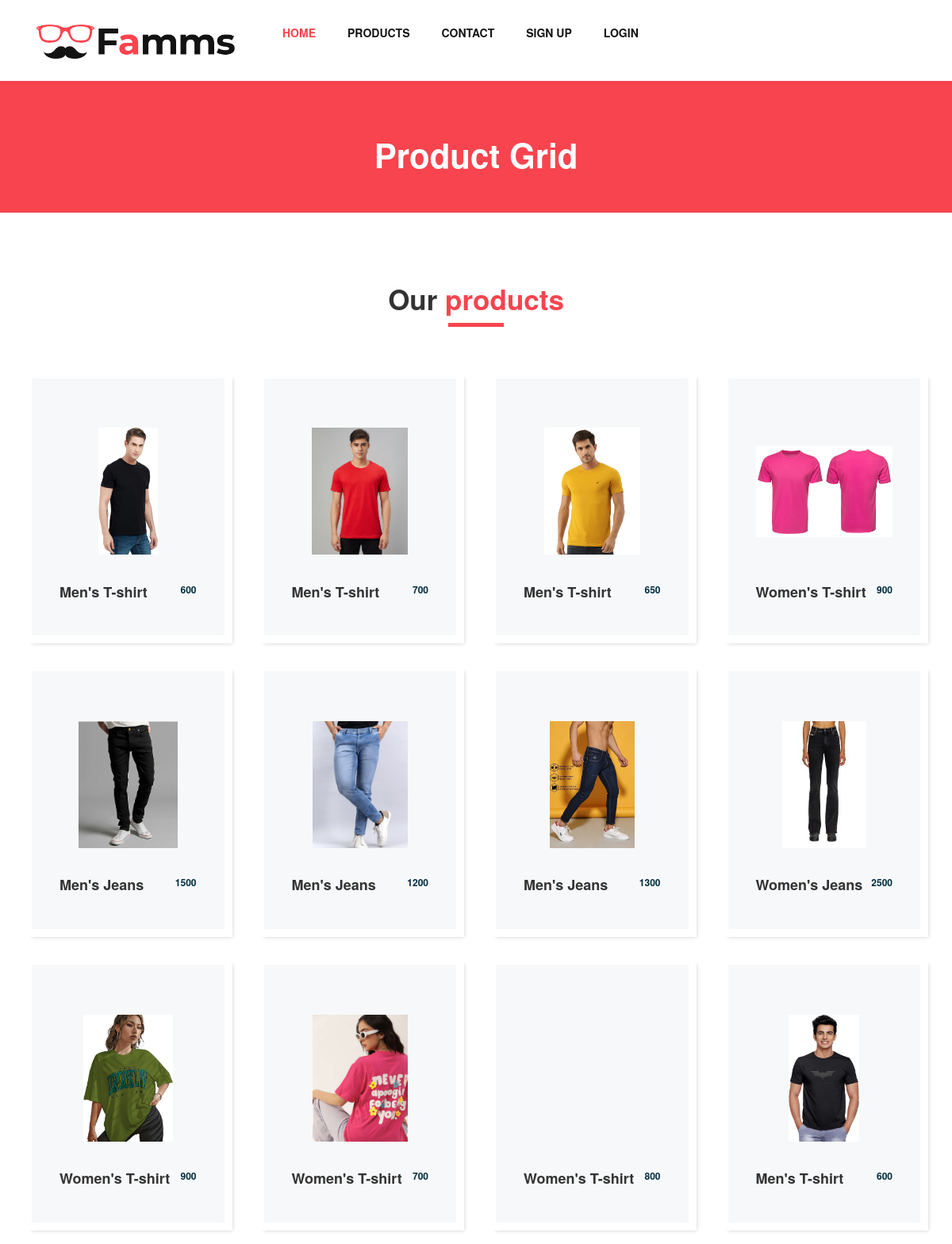
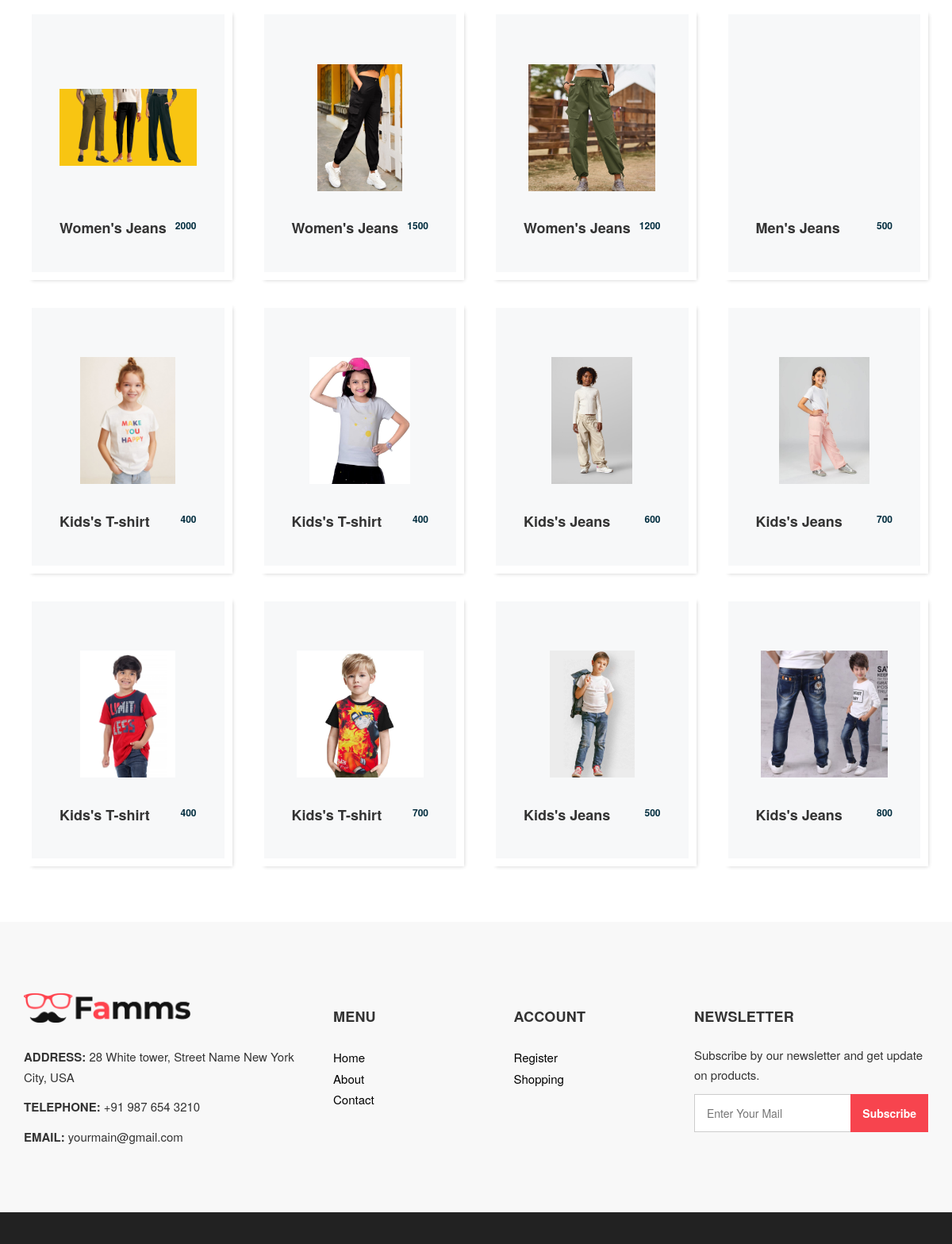
The app's page /product/ with its own data (2 pictures, top to bottom).
### myapp/models.py (models this page shows, shortened)
class Product(models.Model):
	category=(
			("Men","Men"),
			("Women","Women"),
			("Kids","Kids"),
		)
	sub_category=(
			("Jeans","Jeans"),
			("T-shirt","T-shirt"),
			("Shirts","Shirts"),
		)
	seller=models.ForeignKey(User,on_delete=models.CASCADE)
	product_category=models.CharField(max_length=100,choices=category)
	product_sub_category=models.CharField(max_length=100,choices=sub_category)
	product_name=models.CharField(max_length=100)
	product_price=models.PositiveIntegerField()
	product_image=models.ImageField(upload_to="product_image/")
	product_desc=models.TextField()

### myapp/views.py (the view)
# urls.py: path('product/',views.product,name='product'),
def product(request):
	products=Product.objects.all()
	return render(request,'product.html',{'products':products})

### myapp/templates/product.html (shortened to what this page needs)
{% extends 'header.html' %}
{% load static %}
{% block content %}
<!DOCTYPE html>
<html>
   <head>
   </head>
   <body class="sub_page">
      <section class="inner_page_head">
         <div class="container_fuild">
            <div class="row">
               <div class="col-md-12">
                  <div class="full">
                     <h3>Product Grid</h3>
                  </div>
               </div>
            </div>
         </div>
      </section>
      <section class="product_section layout_padding">
         <div class="container">
            <div class="heading_container heading_center">
               <h2>
                  Our <span>products</span>
               </h2>
            </div>
            <div class="row">
               {% for i in products %}
               <div class="col-sm-6 col-md-4 col-lg-3">
                  <div class="box">
                     <div class="img-box">
                        <img src="{{i.product_image.url}}" alt="">
                     </div>
                     <div class="detail-box">
                        <h5>
                           {{i.product_category}}'s {{i.product_sub_category}}
                        </h5>
                        <h6>
                           {{i.product_price}}
                        </h6>
                     </div>
                  </div>
               </div>
               {% endfor %}
            </div>
         </div>
      </section>
   </body>
</html>
{% endblock %}

### myapp/templates/header.html (shortened to what this page needs)
{% load static %}
<!DOCTYPE html>
<html>
   <head>
      <link rel="stylesheet" type="text/css" href="{% static 'css/bootstrap.css' %}" />
      <link href="{% static 'css/font-awesome.min.css' %}" rel="stylesheet" />
      <link href="{% static 'css/style.css' %}" rel="stylesheet" />
      <link href="{% static 'css/responsive.css' %}" rel="stylesheet" />
      <link rel="stylesheet" href="https://maxcdn.bootstrapcdn.com/bootstrap/3.3.7/css/bootstrap.min.css">
   </head>
   <body>
         <header class="header_section">
            <div class="container">
               <nav class="navbar navbar-expand-lg custom_nav-container ">
                  <a class="navbar-brand" href="index.html"><img width="250" src="{% static 'images/logo.png' %}" alt="#" /></a>
                  <div class="collapse navbar-collapse" id="navbarSupportedContent">
                     <ul class="navbar-nav">
                        <li class="nav-item active">
                           <a class="nav-link" href="/">Home <span class="sr-only">(current)</span></a>
                        </li>
                        <li class="nav-item">
                           <a class="nav-link" href="{% url 'product' %}">Products</a>
                        </li>
                        <li class="nav-item">
                           <a class="nav-link" href="{% url 'contact' %}">Contact</a>
                        </li>
                        {% if request.session.email %}
                           <li class="nav-item">
                              <a class="nav-link" href="{% url 'logout' %}">Logout({{request.session.fname}})</a>
                           </li>
                           <li class="nav-item">
                              <a class="nav-link" href="{% url 'profile' %}"><img src="{{request.session.profile_picture}}" style="width: 50px; height: 50px;border-radius: 50%;"></a>
                           </li>
                        {% else %}
                           <li class="nav-item">
                              <a class="nav-link" href="{% url 'signup' %}">Sign Up</a>
                           </li>
                           <li class="nav-item">
                              <a class="nav-link" href="{% url 'login' %}">Login</a>
                           </li>
                        {% endif %}
                     </ul>
                  </div>
               </nav>
            </div>
         </header>
      {% block content %}
      {% endblock %}
      <footer>
         <div class="container">
            <div class="row">
               <div class="col-md-4">
                   <div class="full">
                      <div class="logo_footer">
                        <a href="#"><img width="210" src="{% static 'images/logo.png' %}" alt="#" /></a>
                      </div>
                      <div class="information_f">
                        <p><strong>ADDRESS:</strong> 28 White tower, Street Name New York City, USA</p>
                        <p><strong>TELEPHONE:</strong> +91 987 654 3210</p>
                        <p><strong>EMAIL:</strong> yourmain@gmail.com</p>
                      </div>
                   </div>
               </div>
               <div class="col-md-8">
                  <div class="row">
                  <div class="col-md-7">
                     <div class="row">
                        <div class="col-md-6">
                     <div class="widget_menu">
                        <h3>Menu</h3>
                        <ul>
                           <li><a href="{% url 'index' %}">Home</a></li>
                           <li><a href="{% url 'about' %}">About</a></li>
                           <li><a href="{% url 'contact' %}">Contact</a></li>
                        </ul>
                     </div>
                  </div>
                  <div class="col-md-6">
                     <div class="widget_menu">
                        <h3>Account</h3>
                        <ul>
                              <li><a href="{% url 'signup' %}">Register</a></li>
                              <li><a href="{% url 'product' %}">Shopping</a></li>
                        </ul>
                     </div>
                  </div>
                     </div>
                  </div>
                  <div class="col-md-5">
                     <div class="widget_menu">
                        <h3>Newsletter</h3>
                        <div class="information_f">
                          <p>Subscribe by our newsletter and get update on products.</p>
                        </div>
                        <div class="form_sub">
                           <form>
                              <fieldset>
                                 <div class="field">
                                    <input type="email" placeholder="Enter Your Mail" name="email" />
                                    <input type="submit" value="Subscribe" />
                                 </div>
                              </fieldset>
                           </form>
                        </div>
                     </div>
                  </div>
                  </div>
               </div>
            </div>
         </div>
      </footer>
      <div class="cpy_">
      </div>
   </body>
</html>

### myapp/static/css/style.css (style rules this page uses)
* { box-sizing: border-box; }
body { font-family: 'Montserrat', sans-serif; color: #0c0c0c; background-color: #ffffff; overflow-x: hidden; }
.layout_padding { padding: 70px 0; }
h1, h2 { font-family: 'Playfair Display', serif; }
.heading_container { display: -webkit-box; display: -ms-flexbox; display: flex; -webkit-box-orient: vertical; -webkit-box-direction: normal; -ms-flex-direction: column; flex-direction: column; -webkit-box-align: start; -ms-flex-align: start; align-items: flex-start; }
.heading_container h2 { position: relative; margin-bottom: 0; font-size: 3.5rem; font-weight: bold; }
.heading_container h2::after { content: ""; display: block; width: 70px; height: 5px; background: #f7444e; margin: 10px auto 10px; }
.heading_container h2 span { color: #f7444e; }
.heading_container.heading_center { -webkit-box-align: center; -ms-flex-align: center; align-items: center; text-align: center; }
a, a:hover, a:focus { text-decoration: none; }
.header_section { padding: 15px 0; }
.navbar-brand { font-family: 'Playfair Display', serif; }
.custom_nav-container { padding: 0; }
.custom_nav-container .navbar-nav { margin-left: auto; }
.custom_nav-container .navbar-nav .nav-item .nav-link { padding: 5px 20px; color: #131313; text-align: center; text-transform: uppercase; border-radius: 5px; -webkit-transition: all 0.3s; transition: all 0.3s; font-weight: 700; }
.custom_nav-container .navbar-nav .nav-item:hover .nav-link, .custom_nav-container .navbar-nav .nav-item.active .nav-link { color: #f7444e; }
.product_section .heading_container { margin-bottom: 20px; }
.product_section .box { position: relative; margin-top: 25px; padding: 35px 35px; background-color: #f7f8f9; -webkit-transition: all .3s; transition: all .3s; overflow: hidden; box-shadow: 5px 5px 5px -5px rgba(0,0,0,.2); border: solid #fff 10px; }
.product_section .box .img-box { display: -webkit-box; display: -ms-flexbox; display: flex; -webkit-box-pack: center; -ms-flex-pack: center; justify-content: center; -webkit-box-align: center; -ms-flex-align: center; align-items: center; height: 215px; }
.product_section .box .img-box img { max-width: 100%; max-height: 160px; -webkit-transition: all .3s; transition: all .3s; }
.product_section .box .detail-box { text-align: center; display: -webkit-box; display: -ms-flexbox; display: flex; -webkit-box-pack: justify; -ms-flex-pack: justify; justify-content: space-between; }
.product_section .box .detail-box h5 { font-size: 18px; margin-top: 10px; }
.product_section .box .detail-box h6 { margin-top: 10px; color: #002c3e; font-weight: 600; }
.detail-box h5 { font-size: 21px; font-weight: 700; }
.inner_page_head { background: #f7444e; text-align: center; color: #fff; padding-top: 50px; padding-bottom: 40px; }
.inner_page_head h3 { font-size: 42px; font-weight: 800; }
footer { background: #f8f8f8; padding: 90px 0 70px; }
.logo_footer { margin-bottom: 30px; }
.information_f p { margin-bottom: 1.2rem; line-height: 25px; font-size: 15px; }
.widget_menu h3 { font-size: 18px; font-weight: 700; text-transform: uppercase; letter-spacing: 0.2px; margin-bottom: 25px; }
.widget_menu ul { list-style: none; padding: 0; margin: 0; }
.widget_menu ul li { float: left; width: 100%; }
.widget_menu ul li a { font-size: 15px; color: #000; margin-bottom: 0; float: left; width: 100%; margin-top: 5px; }
.field { display: flex; }
.widget_menu { float: left; width: 100%; }
div.form_sub .field input[type="email"], div.form_sub .field input[type="email"]:hover, div.form_sub .field input[type="email"]:focus { padding: 10px 110px 10px 15px; border-radius: 0; border: solid #ccc 1px; font-size: 14px; position: relative; box-shadow: none; width: 100%; height: 48px; }
.form_sub { position: relative; }
.form_sub input[type="email"] + input[type="submit"] { position: absolute; right: 0; background: #f7444e; color: #fff; border: none; top: 0px; font-size: 14px; height: 48px; font-weight: 600; padding: 0 15px; }
form input,select { background: #fff; border: solid #ccc 1px; padding: 15px 15px; width: 100%; font-size: 14px; margin-bottom: 20px; text-transform: capitalize; line-height: normal; }
form input[type="submit"] { border: none; padding: 15px 45px; width: auto; font-size: 16px; text-transform: capitalize; line-height: normal; margin: 0 auto; display: flex; background: #333; color: #fff; font-weight: 600; transition: ease all 0.1s; }
.cpy_ { background: #222; text-align: center; padding: 20px 0; }

### myapp/static/css/responsive.css (style rules this page uses)
@media (min-width: 1200px) { .container { max-width: 1170px; } }

### records on screen
Product: product_image (picture), product_category "Men", product_sub_category "T-shirt", product_price "600"
Product: product_image (picture), product_category "Men", product_sub_category "T-shirt", product_price "700"
Product: product_image (picture), product_category "Men", product_sub_category "T-shirt", product_price "650"
Product: product_image (picture), product_category "Women", product_sub_category "T-shirt", product_price "900"
Product: product_image (picture), product_category "Men", product_sub_category "Jeans", product_price "1500"
Product: product_image (picture), product_category "Men", product_sub_category "Jeans", product_price "1200"
Product: product_image (picture), product_category "Men", product_sub_category "Jeans", product_price "1300"
Product: product_image (picture), product_category "Women", product_sub_category "Jeans", product_price "2500"
Product: product_image (picture), product_category "Women", product_sub_category "T-shirt", product_price "900"
Product: product_image (picture), product_category "Women", product_sub_category "T-shirt", product_price "700"
Product: product_category "Women", product_sub_category "T-shirt", product_price "800"
Product: product_image (picture), product_category "Men", product_sub_category "T-shirt", product_price "600"
Product: product_image (picture), product_category "Women", product_sub_category "Jeans", product_price "2000"
Product: product_image (picture), product_category "Women", product_sub_category "Jeans", product_price "1500"
Product: product_image (picture), product_category "Women", product_sub_category "Jeans", product_price "1200"
Product: product_category "Men", product_sub_category "Jeans", product_price "500"
Product: product_image (picture), product_category "Kids", product_sub_category "T-shirt", product_price "400"
Product: product_image (picture), product_category "Kids", product_sub_category "T-shirt", product_price "400"
Product: product_image (picture), product_category "Kids", product_sub_category "Jeans", product_price "600"
Product: product_image (picture), product_category "Kids", product_sub_category "Jeans", product_price "700"
Product: product_image (picture), product_category "Kids", product_sub_category "T-shirt", product_price "400"
Product: product_image (picture), product_category "Kids", product_sub_category "T-shirt", product_price "700"
Product: product_image (picture), product_category "Kids", product_sub_category "Jeans", product_price "500"
Product: product_image (picture), product_category "Kids", product_sub_category "Jeans", product_price "800"
